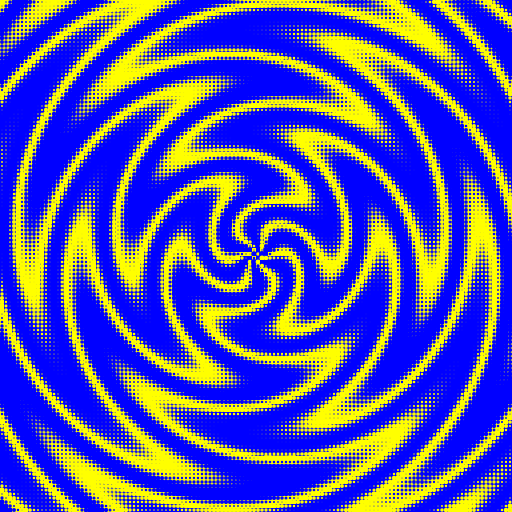
Frame 1 (no input)
Frame 2 (the mouse pressed at the canvas centre, redrawn once): identical to frame 1, image omitted

The p5.js sketch that drew this single still picture (run headless with seeded random() and noise() and a simulated clock; the mouse was pressed at the canvas centre and the sketch redrawn once):

// p5.js sketch
// ── sketch.js
// By Roni Kaufman
// https://ronikaufman.github.io/

// Genuary JAN.27
// "Monochrome gradients without lines."
// https://genuary2021.github.io/

function setup() {
  createCanvas(512, 512);
  noStroke();
  noLoop();
  rectMode(CENTER);
}

function draw() {
  let s = 4;
  for (let x = s/2; x < width; x += s) {
    for (let y = s/2; y < height; y += s) {
      let d = dist(x, y, width/2, height/2)/16;
      let theta = atan2(y-height/2, x-width/2);
      let v = (sin(sin(d)*2+theta*3+PI/2)+1)/2;
      if (v < 0.5) {
        fill(0, 0, 255);
        square(x, y, s);
        fill(255, 255, 0);
        circle(x, y, s*3*v)
      } else {
        fill(255, 255, 0);
        square(x, y, s);
        fill(0, 0, 255);
        circle(x, y, s*3*(v-0.5))
      }
    }
  }
}
